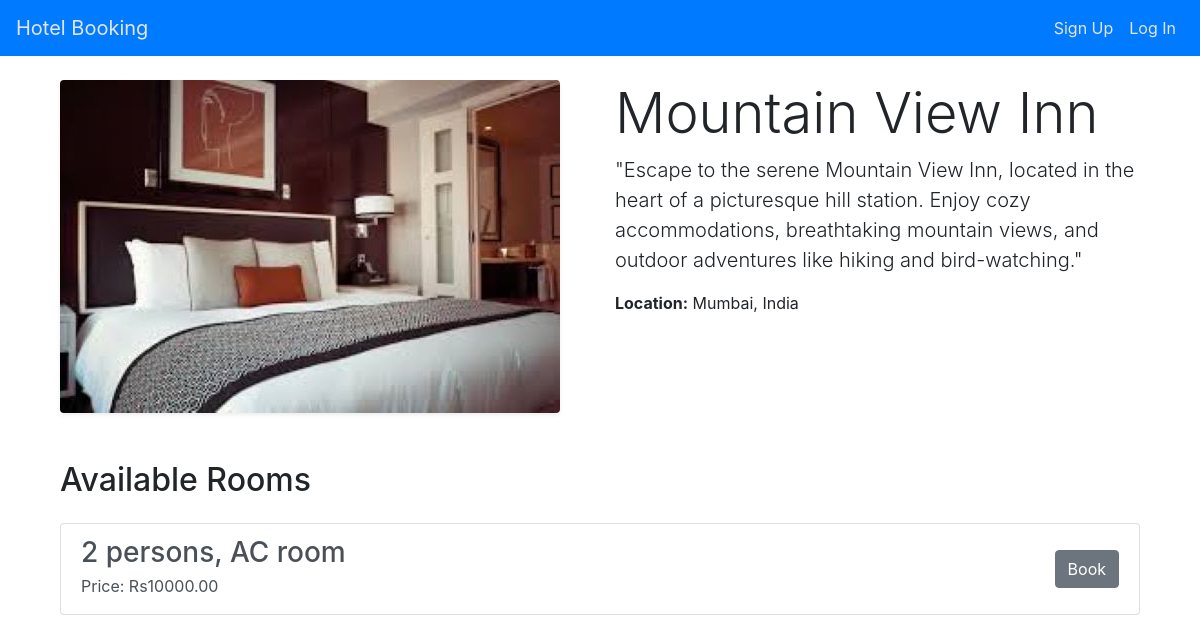
The app's page /hotels/5/ with its own data.
### hotels/models.py (models this page shows, shortened)
class Hotel(models.Model):
    name = models.CharField(max_length=100)
    description = models.TextField()
    location = models.CharField(max_length=200)
    image = models.ImageField(upload_to='hotel_images/', blank=True, null=True)

class Room(models.Model):
    hotel = models.ForeignKey(Hotel, on_delete=models.CASCADE, related_name='rooms')
    room_type = models.CharField(max_length=100)
    price = models.DecimalField(max_digits=10, decimal_places=2)
    availability = models.BooleanField(default=True)

### hotels/views.py (the view)
# urls.py: path('<int:pk>/', hotel_detail, name='hotel_detail'),
def hotel_detail(request, pk):
    hotel = get_object_or_404(Hotel, pk=pk)
    rooms = hotel.rooms.all()
    return render(request, 'hotel_detail.html', {'hotel': hotel, 'rooms': rooms})

### hotels/templates/hotel_detail.html (shortened to what this page needs)
{% extends 'base.html' %}
{% block content %}
<div class="container mt-4">
    <div class="row">
        <div class="col-md-6">
            <img src="{{ hotel.image.url }}" class="img-fluid rounded shadow-sm" alt="{{ hotel.name }}">
        </div>
        <div class="col-md-6">
            <h1 class="display-4">{{ hotel.name }}</h1>
            <p class="lead">{{ hotel.description }}</p>
            <p class="mb-3"><strong>Location:</strong> {{ hotel.location }}</p>
        </div>
    </div>
    <div class="row mt-5">
        <div class="col-md-12">
            <h2 class="mb-4">Available Rooms</h2>
            <div class="list-group">
                {% for room in rooms %}
                    <a href="{% url 'book_room' hotel.id room.id %}" class="list-group-item list-group-item-action d-flex justify-content-between align-items-center">
                        <div>
                            <h3 class="mb-1">{{ room.room_type }}</h3>
                            <p class="mb-1">Price: Rs{{ room.price }}</p>
                        </div>
                        <span class="btn btn-secondary">Book</span>
                    </a>
                {% empty %}
                    <div class="alert alert-info" role="alert">
                        No rooms available.
                    </div>
                {% endfor %}
            </div>
        </div>
    </div>
</div>
{% endblock %}

### hotels/templates/base.html (style rules this page uses)
body { padding-top: 56px; }

### records on screen
Hotel: image (picture), name "Mountain View Inn", description "\"Escape to the serene Mountain View Inn, located in the heart of a picturesque hill station. Enjoy cozy accommodations, breathtaking mountain views, and outdoor adventures like hiking and bird-watching.\"", location "Mumbai, India"
Room: room_type "2 persons, AC room", price "10000.00"
